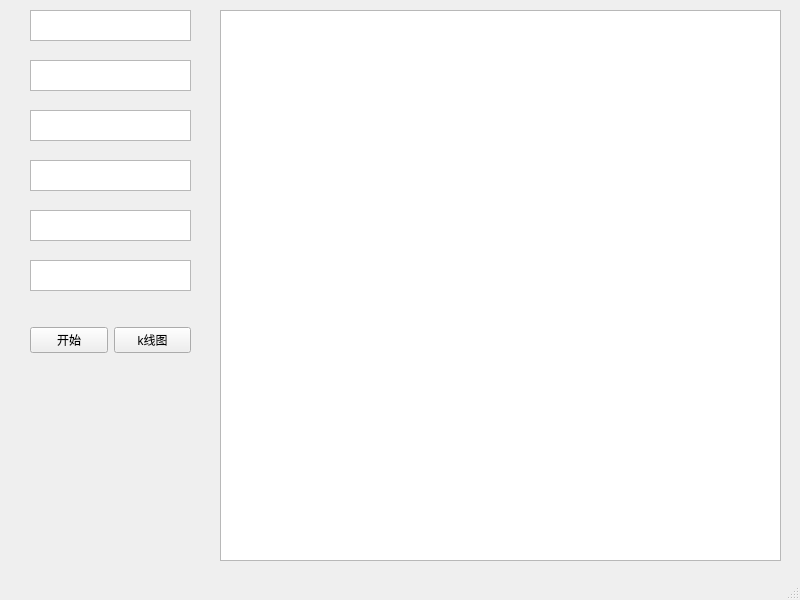
<?xml version="1.0" encoding="UTF-8"?>
<ui version="4.0">
 <class>realtime</class>
 <widget class="QMainWindow" name="realtime">
  <property name="geometry">
   <rect>
    <x>0</x>
    <y>0</y>
    <width>800</width>
    <height>600</height>
   </rect>
  </property>
  <property name="minimumSize">
   <size>
    <width>800</width>
    <height>600</height>
   </size>
  </property>
  <property name="maximumSize">
   <size>
    <width>800</width>
    <height>600</height>
   </size>
  </property>
  <property name="windowTitle">
   <string>实时</string>
  </property>
  <widget class="QWidget" name="centralwidget">
   <widget class="QWidget" name="horizontalLayoutWidget">
    <property name="geometry">
     <rect>
      <x>30</x>
      <y>300</y>
      <width>161</width>
      <height>80</height>
     </rect>
    </property>
    <layout class="QHBoxLayout" name="horizontalLayout">
     <item>
      <widget class="QPushButton" name="start">
       <property name="text">
        <string>开始</string>
       </property>
      </widget>
     </item>
     <item>
      <widget class="QPushButton" name="pushButton">
       <property name="text">
        <string>k线图</string>
       </property>
      </widget>
     </item>
    </layout>
   </widget>
   <widget class="QTextEdit" name="stockcode">
    <property name="geometry">
     <rect>
      <x>30</x>
      <y>10</y>
      <width>161</width>
      <height>31</height>
     </rect>
    </property>
   </widget>
   <widget class="QTextEdit" name="condition1rsi">
    <property name="geometry">
     <rect>
      <x>30</x>
      <y>60</y>
      <width>161</width>
      <height>31</height>
     </rect>
    </property>
   </widget>
   <widget class="QTextEdit" name="spbuyrsi">
    <property name="geometry">
     <rect>
      <x>30</x>
      <y>110</y>
      <width>161</width>
      <height>31</height>
     </rect>
    </property>
   </widget>
   <widget class="QTextEdit" name="spsellrsi">
    <property name="geometry">
     <rect>
      <x>30</x>
      <y>160</y>
      <width>161</width>
      <height>31</height>
     </rect>
    </property>
   </widget>
   <widget class="QTextEdit" name="principal">
    <property name="geometry">
     <rect>
      <x>30</x>
      <y>210</y>
      <width>161</width>
      <height>31</height>
     </rect>
    </property>
   </widget>
   <widget class="QTextEdit" name="stoploss">
    <property name="geometry">
     <rect>
      <x>30</x>
      <y>260</y>
      <width>161</width>
      <height>31</height>
     </rect>
    </property>
   </widget>
   <widget class="QTextBrowser" name="output">
    <property name="geometry">
     <rect>
      <x>220</x>
      <y>10</y>
      <width>561</width>
      <height>551</height>
     </rect>
    </property>
   </widget>
  </widget>
  <widget class="QStatusBar" name="statusbar"/>
 </widget>
 <resources/>
 <connections/>
</ui>
